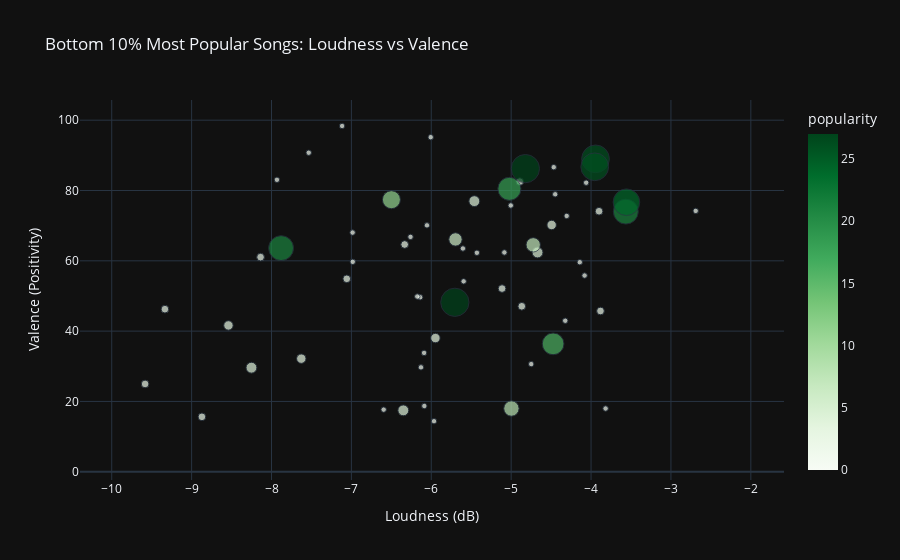

The code cell stored with this chart in its notebook:
### Code cell
# Ensure that 'artist' and 'song' are strings before concatenation
bottom_songs_df['hover_text'] = bottom_songs_df['artist'].astype(str) + ' - ' + bottom_songs_df['song'].astype(str)

# Plot for Bottom 10% songs
fig_bottom = px.scatter(bottom_songs_df, x='loudness', y='valence', 
                     color='popularity', 
                     title="Bottom 10% Most Popular Songs: Loudness vs Valence",
                     labels={'loudness': 'Loudness (dB)', 'valence': 'Valence (Positivity)'},
                     hover_name='hover_text',  # Use the new hover text
                     size='popularity',
                     color_continuous_scale=px.colors.sequential.Greens,
                     template='plotly_dark')

# Show plot
fig_bottom.show()

### Figure 1 — Plotly figure (JSON) as saved in the notebook; plotly's stock layout.template omitted (floating-point values rounded to 4 significant figures; data arrays with more than 128 entries replaced by an {"elided": "..."} marker saying what was removed)
{"data": [{"hovertemplate": "<b>%{hovertext}</b><br><br>Loudness (dB)=%{x}<br>Valence (Positivity)=%{y}<br>popularity=%{marker.color}<extra></extra>", "hovertext": {"elided": "183 str values"}, "legendgroup": "", "marker": {"color": {"elided": "183 int values"}, "coloraxis": "coloraxis", "size": {"elided": "183 int values"}, "sizemode": "area", "sizeref": 0.0675, "symbol": "circle"}, "mode": "markers", "name": "", "orientation": "v", "showlegend": false, "type": "scatter", "x": {"elided": "183 float values"}, "xaxis": "x", "y": {"elided": "183 float values"}, "yaxis": "y"}], "layout": {"coloraxis": {"colorbar": {"title": {"text": "popularity"}}, "colorscale": [[0, "rgb(247,252,245)"], [0.125, "rgb(229,245,224)"], [0.25, "rgb(199,233,192)"], [0.375, "rgb(161,217,155)"], [0.5, "rgb(116,196,118)"], [0.625, "rgb(65,171,93)"], [0.75, "rgb(35,139,69)"], [0.875, "rgb(0,109,44)"], [1, "rgb(0,68,27)"]]}, "legend": {"itemsizing": "constant", "tracegroupgap": 0}, "title": {"text": "Bottom 10% Most Popular Songs: Loudness vs Valence"}, "xaxis": {"anchor": "y", "domain": [0, 1], "title": {"text": "Loudness (dB)"}}, "yaxis": {"anchor": "x", "domain": [0, 1], "title": {"text": "Valence (Positivity)"}}}}
